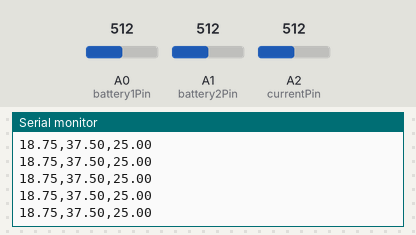
A sketch run on a simulated Arduino Nano, built with avr-gcc and run on an emulated ATmega328P. Parts: the last lines printed to the serial monitor. The test bench sets the inputs (shaded band); at power-on: A0 (battery1Pin) = 512, A1 (battery2Pin) = 512, A2 (currentPin) = 512.

Above: at 1.2 s.
1.3 s: A0 (battery1Pin) set to 716
At 1.57 s:
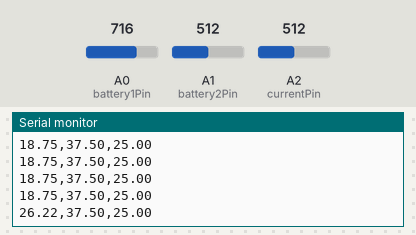
2.8 s: A1 (battery2Pin) set to 716
At 2.98 s:
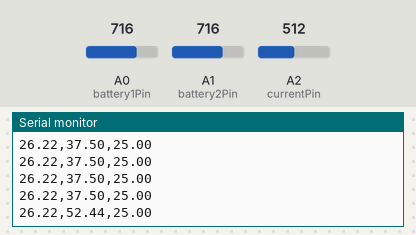
4.3 s: A2 (currentPin) set to 716
At 4.39 s:
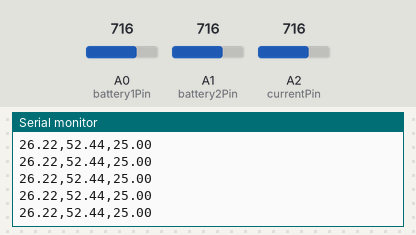
5.8 s: A0 (battery1Pin) set to 900
At 5.8 s:
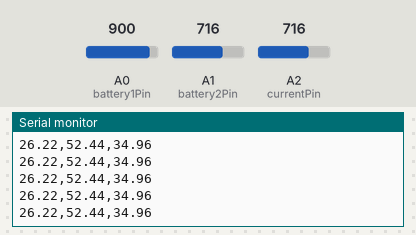
7.3 s: A1 (battery2Pin) set to 900
At 7.41 s:
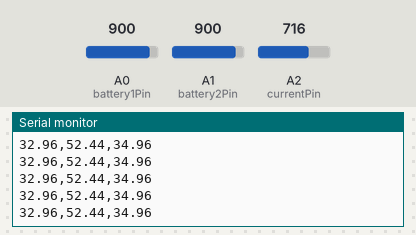
8.8 s: A2 (currentPin) set to 900
At 8.82 s:
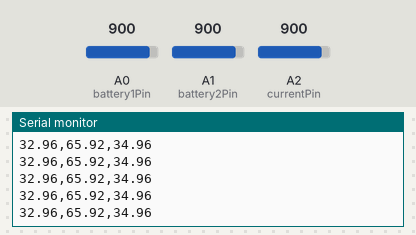
Timing chart, 0 to 11.3 s (numbered marks = the images above; inputs shaded):
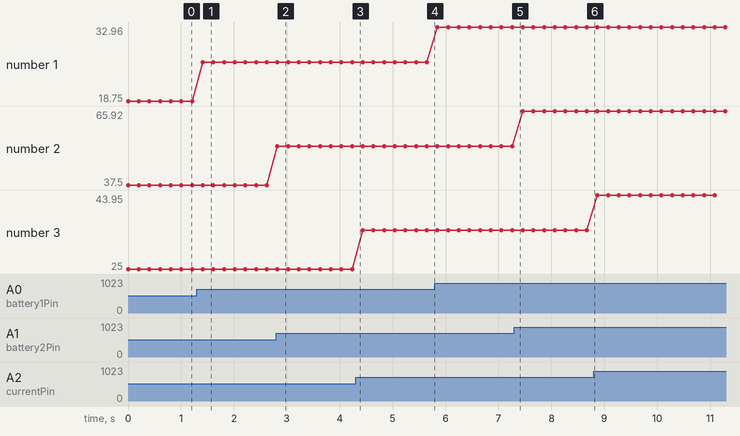

Measured:
- after the input at 1.3 s, the serial monitor: prints a new line after 0.11 s (image 1)
- after the input at 2.8 s, the serial monitor: prints a new line at once (image 2)
- plotted number 1: 18.75 → 26.22 after the input at 1.3 s, 26.22 → 32.96 after the input at 5.8 s
- plotted number 2: 37.5 → 52.44 after the input at 2.8 s, 52.44 → 65.92 after the input at 7.3 s
- plotted number 3: 25 → 34.96 after the input at 4.3 s, 34.96 → 43.95 after the input at 8.8 s

The sketch:

nano.c.ino
```cpp
// Pin definitions
const int currentPin = A2;
const int battery1Pin = A0;
const int battery2Pin = A1;

void setup() {
  Serial.begin(9600); // Initialize serial communication
}

float k1 = (5.0 / 1024.0) * 7.5;
float k2 = (5.0 / 1024.0) * 15.0;
float ck1 = (5.0 / 1024.0) * 10.0;

void loop() {
  Serial.print(analogRead(battery1Pin) * k1);
  Serial.print(",");
  Serial.print(analogRead(battery2Pin) * k2);
  Serial.print(",");
  Serial.println(analogRead(currentPin) * ck1);
  delay(200);
}
```
